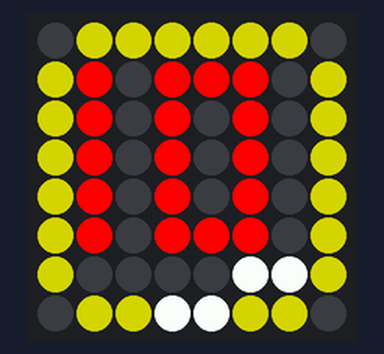
Bench run of a program on a simulated Raspberry Pi (BCM pin numbers) with a Sense HAT. Parts: the Sense HAT's 8×8 RGB LED matrix. The clock reads 2024-03-15 10:24:30 at power-on unless the program sets it.

Above: at 0.26 s.
At 4.75 s:
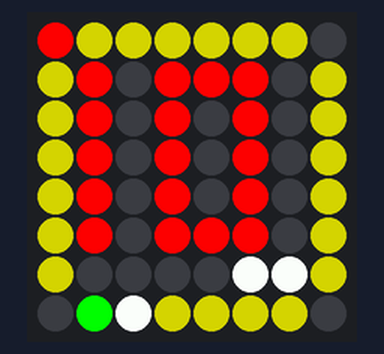
At 9.75 s:
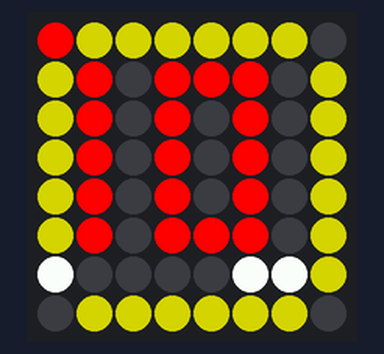
At 19.75 s:
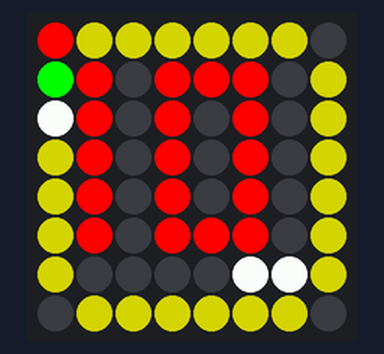
At 29.75 s:
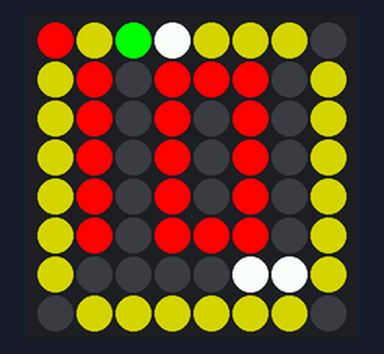
At 39.75 s:
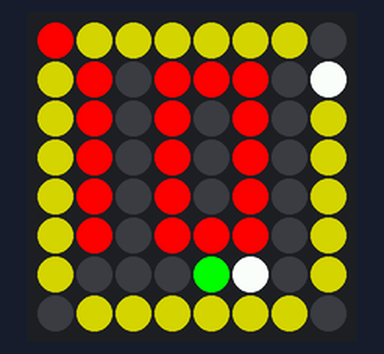

Measured:
- what the display in image 1 shows lasts 0.5 s, from 4.5 s to 5.0 s

The program:

2ndHandPiClock2.py
```python
#!/usr/bin/env python
from sense_hat import SenseHat
import time

"""
  Second Hand Pi Clock (2ndHandPiClock2.py)
  asun.net 1/4/2025

  Raspberry Pi Sense HAT 12 hour time of day clock with
  digital or analog hours, analog minutes, and analog seconds.

  The time of day display on the Sense HAT's 8x8 RGB LED matrix is
  unique for every second around the clock. Any exact hh:mm:ss time
  is visually discernable at any time.

"""


# Reverse Array
def revArr(arr, start, end):
    while start < end:
      arr[start], arr[end] = arr[end], arr[start]
      start += 1
      end -= 1

# Rotate Left Array by d elements
def rotLeftArr(arr, d):
    n = len(arr)
    d %= n
    revArr(arr, 0, d - 1)
    revArr(arr, d, n - 1)
    revArr(arr, 0, n - 1)

# Rotate Right Array by k times
def rotRightArr(arr, k):
    n = len(arr)
    k %= n
    revArr(arr, 0, n - 1)
    revArr(arr, 0, k - 1)
    revArr(arr, k, n - 1)


sense = SenseHat()

number3x5 = [
 1,1,1, #zero
 1,0,1,
 1,0,1,
 1,0,1,
 1,1,1,
 0,1,0, #one
 0,1,0,
 0,1,0,
 0,1,0,
 0,1,0,
 1,1,1, #two
 0,0,1,
 1,1,1,
 1,0,0,
 1,1,1,
 1,1,1, #three
 0,0,1,
 0,1,1,
 0,0,1,
 1,1,1,
 1,0,0, #four
 1,0,1,
 1,1,1,
 0,0,1,
 0,0,1,
 1,1,1, #five
 1,0,0,
 1,1,1,
 0,0,1,
 1,1,1,
 1,1,0, #six
 1,0,0,
 1,1,1,
 1,0,1,
 1,1,1,
 1,1,1, #seven
 0,0,1,
 0,1,0,
 0,1,0,
 0,1,0,
 1,1,1, #eight
 1,0,1,
 1,1,1,
 1,0,1,
 1,1,1,
 1,1,1, #nine
 1,0,1,
 1,1,1,
 0,0,1,
 1,1,1 ]

red   = [255,  0,  0]
green = [  0,255,  0]
blue  = [  0,  0,255]
black = [  0,  0,  0]
white = [255,255,255]
yellow     = [255,255,  0]
yellowlite = [128,128,  0]
greenlite  = [  0,128,  0]

image = [
    0, 0, 0, 0, 0, 0, 0, 0,   #  0 ..  7
    0, 0, 0, 0, 0, 0, 0, 0,   #  8 .. 15
    0, 0, 0, 0, 0, 0, 0, 0,   # 16 .. 23
    0, 0, 0, 0, 0, 0, 0, 0,   # 24 .. 31
    0, 0, 0, 0, 0, 0, 0, 0,   # 32 .. 39
    0, 0, 0, 0, 0, 0, 0, 0,   # 40 .. 47
    0, 0, 0, 0, 0, 0, 0, 0,   # 48 .. 55
    0, 0, 0, 0, 0, 0, 0, 0 ]  # 56 .. 63

ring0 = [ # seconds, 0 at image[1]
     1,  2,  3,  4,  5,  6,   # overlap  6, 15
    15, 23, 31, 39, 47, 55,   # overlap 55, 62
    62, 61, 60, 59, 58, 57,   # overlap 57, 48
    48, 40, 32, 24, 16,  8 ]  # overlap  8,  1
rotLeftArr(ring0, 3) # shift 0 to image[4]

ring1 = [ # minutes, 0 at image[9]
     9, 10, 11, 12, 13,
    14, 22, 30, 38, 46,
    54, 53, 52, 51, 50,
    49, 41, 33, 25, 17 ]
rotLeftArr(ring1, 3) # shift 0 to image[12]

ring2 = [ # hours, 0 at image[18]
    18, 19, 20, 21,
    29, 37, 45, 44,
    43, 42, 34, 26 ]
rotLeftArr(ring2, 2) # shift 0 to image[20]
ring3 = [
    27, 28, 36, 35 ]
rotLeftArr(ring3, 1)

ring2d15 = [18, 17,  9, 10 ] # hours digit position every 15 minutes
rotLeftArr(ring2d15, 1)
ring2d30 = [17, 10 ]         # hours digit position every 30 minutes


while True:
    now = time.time()
    hour = time.localtime(now).tm_hour
    hour12 = hour%12
    if hour12 == 0:
      hour12 = 12
    minute = time.localtime(now).tm_min
    second = time.localtime(now).tm_sec
    msecond = int(now*1000)%1000

# background and border
    for i in range(64):
      image[i] = black
    for i in range(24):
      image[ring0[i]] = yellowlite

# hours (digital)
    if True:
      pixpos1 = ring2d15[int(minute/15)]
#     pixpos1 = ring2d30[int((minute+8)/30)%2]
      if hour12 > 9:
        for r in range(5):      # show the 1 for hours 10, 11, 12
          image[pixpos1+r*8] = red
        pixpos1 = pixpos1 + 2
      else:
        pixpos1 = pixpos1 + 1
      for r in range(5):        # show digit font for hours
        for c in range(3):
          if number3x5[(hour12%10)*15+r*3+c] == 1:
            image[r*8+c+pixpos1] = red

# hours
    else:
      image[ring2[hour%12]] = red
      image[ring2[(hour-1+12)%12]] = red
      image[ring3[int((hour+1)/3)%4]] = red
      image[ring3[(int((hour+1)/3)-1+4)%4]] = red
      image[ring1[int((hour%12)*20/12)]] = red
      if hour%3 == 0:
        image[ring1[(int((hour%12)*20/12)-1+20)%20]] = red

# minutes
    if minute%3 == 2:
      image[ring1[(int(minute/3)+1)%20]] = white
      image[ring1[int(minute/3)]] = green
    else:
      image[ring1[int(minute/3)]] = white
      if minute%3 == 1:
        image[ring1[(int(minute/3)+1)%20]] = green
      else:
        image[ring1[(int(minute/3)-1+20)%20]] = white

# seconds
    if True:
      qtr = int(second/15)
      if second%3 == 2:
        image[ring0[qtr+int(second/3)+1]] = white
        image[ring0[qtr+int(second/3)]] = green
      else:
        image[ring0[qtr+int(second/3)]] = white
        if second%3 == 1:
          image[ring0[qtr+int(second/3)+1]] = green
      if second%15 == 0:
        image[ring0[(qtr*6-1+24)%24]] = white

# 1/2 second
    if msecond >= 500:
      image[0] = red

# Display the time
#   sense.set_rotation(90) # Optional
#   sense.low_light = True # Optional
    sense.set_pixels(image)

    time.sleep((500.0-msecond%500)/1000.0)
```
